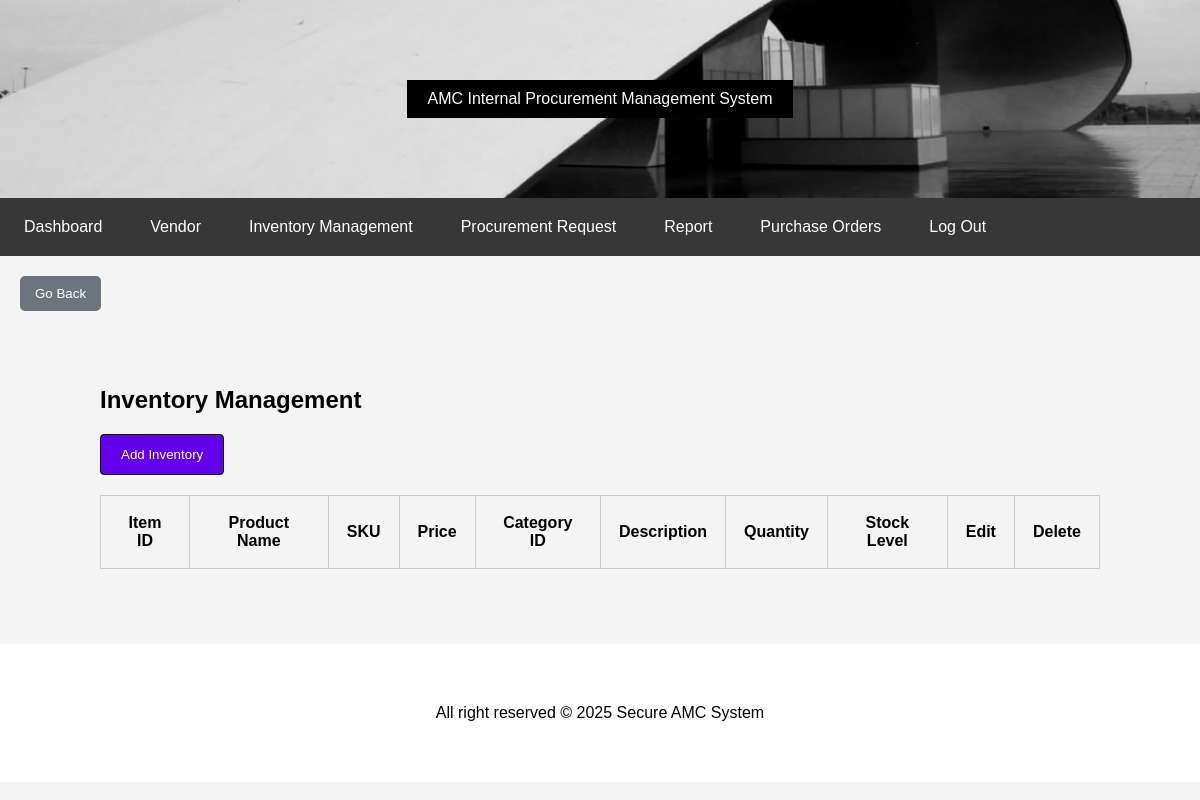
/assignment/inventory/inventory.php, run on an earlier commit of the app's database.
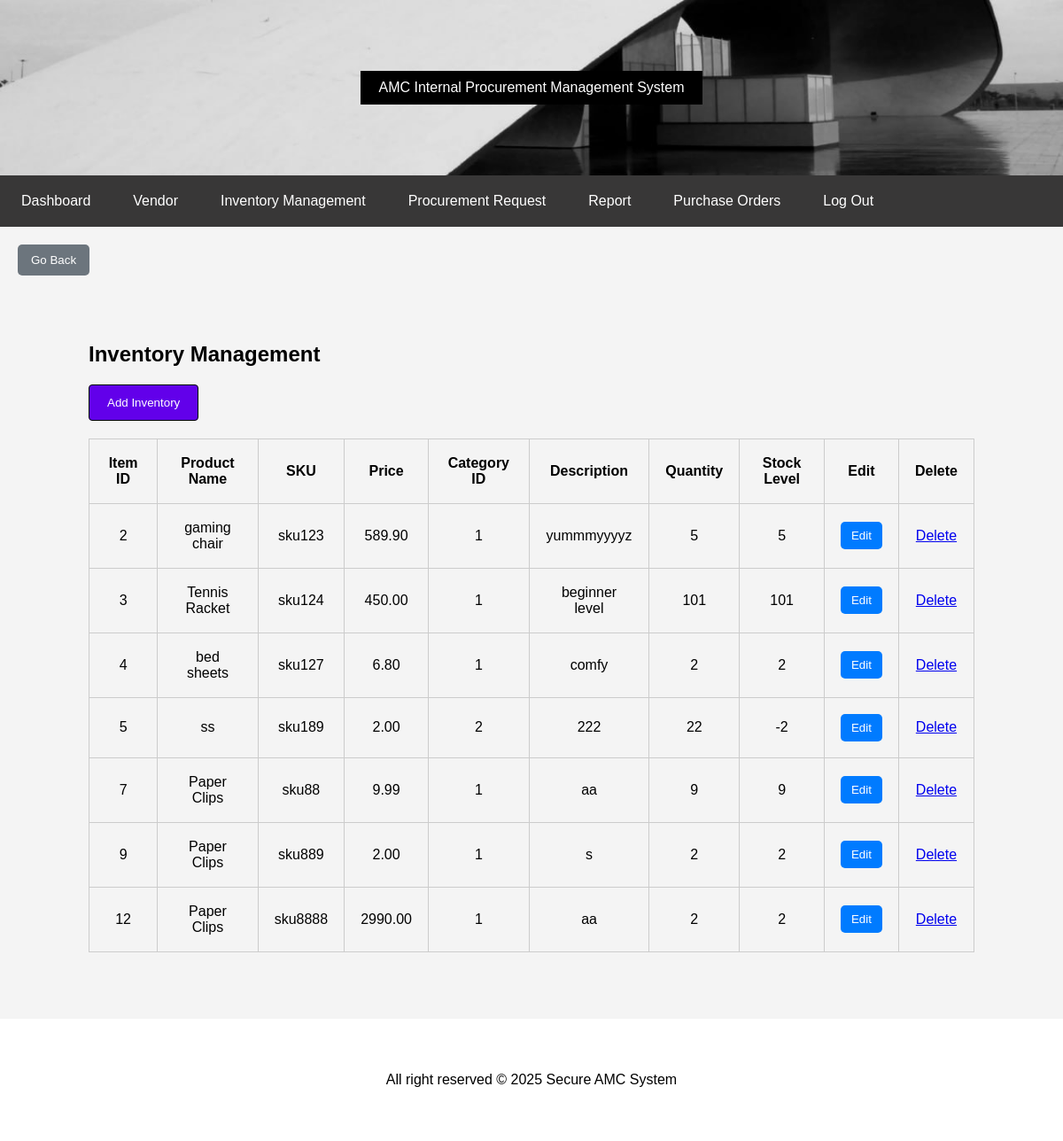
And on a later commit of the database.
### tables this page shows
CREATE TABLE `inventory` (
  `ITEM_ID` int(11) NOT NULL,
  `NAME` varchar(50) NOT NULL,
  `SKU` varchar(20) NOT NULL,
  `PRICE` decimal(10,2) NOT NULL,
  `CATEGORY_ID` int(11) NOT NULL,
  `DESCRIPTION` varchar(1000) DEFAULT NULL,
  `QUANTITY` int(11) NOT NULL DEFAULT 0,
  `STOCK` int(11) NOT NULL DEFAULT 0
);

### assignment/inventory/inventory.php (the view, shortened to what this page needs)
<?php
include '../config.php';
include '../header.php';
include '../navigation.php';
include '../back_button.php';
$conn = new mysqli($servername, $username, $password, $dbname);
try {
    $result = $conn->query("SELECT * FROM inventory");
    $items = [];
    while ($row = $result->fetch_assoc()) {
        $items[] = $row;
    }
} catch (Exception $e) {
    die("Error fetching inventory: " . $e->getMessage());
}
echo '<div style="width: 100%; max-width: 1000px; margin: 50px auto; padding: 5px;">
<h2>Inventory Management</h2>
<div class="add-inventory-button" style="margin-bottom: 20px; text-align: center;">
    <button onclick="window.location.href=\'create.php\';" class="btn btn-primary">Add Inventory</button>
</div>
<table class="inventory-table">
    <thead>
        <tr>
            <th>Item ID</th>
            <th>Product Name</th>
            <th>SKU</th>
            <th>Price</th>
            <th>Category ID</th>
            <th>Description</th>
            <th>Quantity</th>
            <th>Stock Level</th>
            <th>Edit</th>
            <th>Delete</th>
        </tr>
    </thead>
    <tbody>';
foreach ($items as $item) {
    echo '<tr>
        <td>' . htmlspecialchars($item['ITEM_ID']) . '</td>
        <td>' . htmlspecialchars($item['NAME']) . '</td>
        <td>' . htmlspecialchars($item['SKU']) . '</td>
        <td>' . htmlspecialchars($item['PRICE']) . '</td>
        <td>' . htmlspecialchars($item['CATEGORY_ID']) . '</td>
        <td>' . htmlspecialchars($item['DESCRIPTION']) . '</td>
        <td>' . htmlspecialchars($item['QUANTITY']) . '</td>
        <td>' . htmlspecialchars($item['STOCK']) . '</td>
        <td>
            <button onclick="window.location.href=\'update.php?id=' . $item['ITEM_ID'] . '\';" class="btn btn-edit">Edit</button>
        </td>
        <td>
            <a href="delete.php?id=' . $item['ITEM_ID'] . '&csrf_token=' . $_SESSION['csrf_token'] . '" onclick="return confirm(\'Are you sure you want to delete this?\')">Delete</a>
        </td>
    </tr>';
}
echo '</tbody>
</table>
</div>';
?>
<?php
include '../footer.php';
?>

### assignment/header.php (shortened to what this page needs)
<!DOCTYPE html>
<html lang="en">
<head>
    <link rel="stylesheet" href="style.css">
</head>
<body>
    <header>
        <div class="header-content">
            AMC Internal Procurement Management System
        </div>
    </header>

### assignment/navigation.php
<nav class="navigation">
    <ul>
        <li><a href="../dashboard.php">Dashboard</a></li>
        <li><a href="../vendors/vendor.php">Vendor</a></li>
        <li><a href="../inventory/inventory.php">Inventory Management</a></li>
        <li><a href="../procurement/procurement.php">Procurement Request</a></li>
        <li><a href="../report/report.php">Report</a></li>
        <li><a href="../order/read_orders.php">Purchase Orders</a></li>
        <li><a href="../logout.php">Log Out</a></li>
    </ul>
</nav>

### assignment/back_button.php
<div class="back-button-container" style="margin-top: 20px; text-align: center; padding-left: 20px;">
    <button onclick="history.back()" class="btn btn-secondary">Go Back</button>
</div>

### assignment/footer.php
<footer>
        All right reserved © 2025 Secure AMC System
    </footer>
</body>
</html>

### assignment/inventory/style.css (style rules this page uses)
body, html { height: 100%; margin: 0; font-family: Arial, sans-serif; background-color: #f4f4f4; color: black; }
header { background: url('imgs/header-bg.png'); background-size: cover; color: white; text-align: center; padding:80px 0; }
.header-content { background-color: black; display: inline-block; padding: 10px 20px; }
.add-inventory-button { margin-bottom: 20px; text-align: left; }
button { background-color: #6200ea; color: white; border: 1px solid black; padding: 12px 20px; border-radius: 4px; cursor: pointer; display: block; width: fit-content; margin-left: left; }
table { width: 100%; border-collapse: collapse; margin-top: 20px; }
table, th, td { border: 1px solid #ccc; }
th, td { padding: 8px; text-align: left; }
th { background-color: #f4f4f4; }
.inventory-table { width:100%; border-collapse: collapse; margin: 20px 0; }
.inventory-table th, .inventory-table td { border: 1px solid #ccc; padding: 18px; text-align: center; vertical-align: middle; word-spacing: 3px; }
.inventory-table th { background-color: #f4f4f4; font-weight: bold; }
.btn-edit { background-color: #007bff; color: white; padding: 8px 12px; border: none; border-radius: 5px; cursor: pointer; }
.navigation { background-color: #383737; overflow: hidden; margin-bottom: 20px; }
.navigation ul { list-style-type: none; padding: 0; margin: 0; display: flex; justify-content: left; }
.navigation ul li { float: left; }
.navigation ul li a { display: block; color: white; text-align: left; padding: 20px 24px; text-decoration: none; transition: background-color 0.3s; }
.btn-secondary { background-color: #6c757d; color: white; border: none; padding: 10px 15px; border-radius: 5px; cursor: pointer; text-align: center; }
footer { width: 100%; background-color: white; text-align: center; padding: 60px 0; }

What changed in the data, as far as the page shows it:
added inventory: ITEM_ID "2", NAME "gaming chair", SKU "sku123", PRICE "589.90", CATEGORY_ID "1", DESCRIPTION "yummmyyyyz", QUANTITY "5", STOCK "5"
added inventory: ITEM_ID "3", NAME "Tennis Racket", SKU "sku124", PRICE "450.00", CATEGORY_ID "1", DESCRIPTION "beginner level", QUANTITY "101", STOCK "101"
added inventory: ITEM_ID "4", NAME "bed sheets", SKU "sku127", PRICE "6.80", CATEGORY_ID "1", DESCRIPTION "comfy", QUANTITY "2", STOCK "2"
added inventory: ITEM_ID "5", NAME "ss", SKU "sku189", PRICE "2.00", CATEGORY_ID "2", DESCRIPTION "222", QUANTITY "22", STOCK "-2"
added inventory: ITEM_ID "7", NAME "Paper Clips", SKU "sku88", PRICE "9.99", CATEGORY_ID "1", DESCRIPTION "aa", QUANTITY "9", STOCK "9"
added inventory: ITEM_ID "9", NAME "Paper Clips", SKU "sku889", PRICE "2.00", CATEGORY_ID "1", DESCRIPTION "s", QUANTITY "2", STOCK "2"
added inventory: ITEM_ID "12", NAME "Paper Clips", SKU "sku8888", PRICE "2990.00", CATEGORY_ID "1", DESCRIPTION "aa", QUANTITY "2", STOCK "2"
